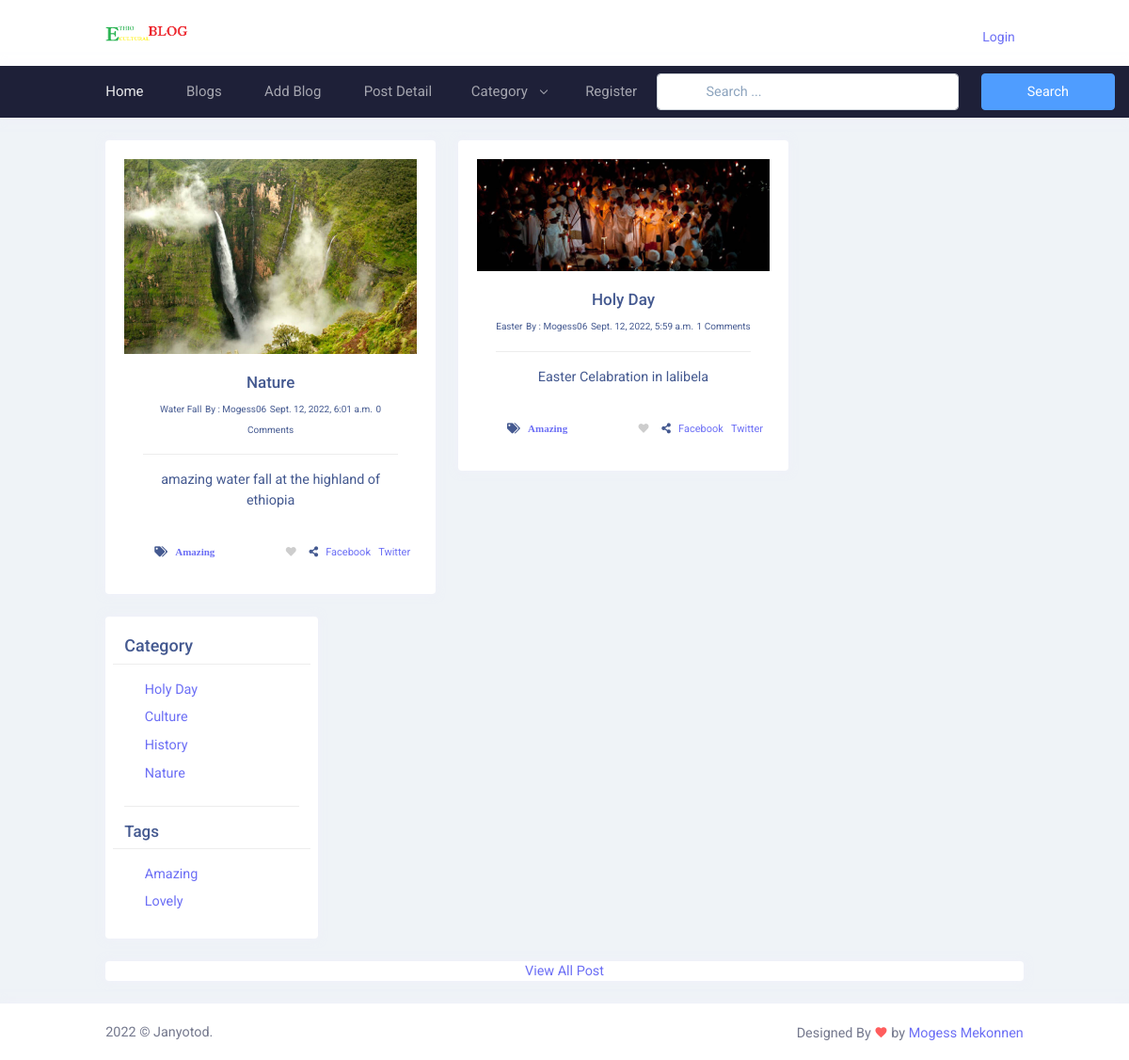
The page / on the database its author committed.
### blog/models.py (models this page shows, shortened)
class Blog(models.Model):
    user = models.ForeignKey(
        User,
        related_name='user_blogs',
        on_delete=models.CASCADE,
    )
    category = models.ForeignKey(
        Category,
        related_name='Category_blogs',
        on_delete=models.CASCADE,
    )
    likes = models.ManyToManyField(
        User,
        related_name='user_likes',
        blank=True,
        )
    tags = models.ManyToManyField(
        Tag,
        related_name='tag_blogs',
        blank=True
    )
    title = models.CharField(
        max_length=250
    )
    slug = models.SlugField(null=True, blank=True)
    banner = models.ImageField(upload_to='blog_banner')
    description = models.TextField()
    created_date = models.DateTimeField(auto_now_add=True)

class Category(models.Model):
    title = models.CharField(max_length=150, unique=True)
    slug = models.SlugField(null=True, blank=True)
    create_date = models.DateField(auto_now_add=True)
    def __str__(self) -> str:
        return self.title

class  Tag(models.Model):
    title = models.CharField(max_length=150)
    slug = models.SlugField(null=True, blank=True)
    create_date = models.DateField(auto_now_add=True)

### user_profile/models.py (models this page shows, shortened)
class User(AbstractUser):
    email = models.EmailField(max_length=150,
                              unique=True,
                              error_messages={"unique": "Email must be unique"
                                              }
                              )
    profile_image = models.ImageField(null=True,
                                      blank=True,
                                      upload_to="profile_images"
                                      )
    REQUIRED_FIELDS = ["email"]
    objects = CustomUserManager()

### blog/views.py (the view)
# urls.py: path('', home, name='home'),
def home(request):
    blogs = Blog.objects.order_by('-created_date')
    tags = Tag.objects.order_by('-create_date')
    context = {
        "blogs": blogs,
        "tags": tags
    }
    return render(request, 'home.html', context)

### blog/context_processors.py (called while the page is built)
def get_all_category(request):
    categories = Category.objects.all()
    context = {
        "Categories": categories
    }
    return context

### templates/home.html (shortened to what this page needs)
{% extends 'base.html'%}
{% load static %}
{% block content %}
<div class="main-content">
  <div class="page-content">
    <div class="container-fluid">
      <div class="row">
        <div class="col-xl-9 col-sm-6">
          <div class="row">
            {% for blog in blogs %}
            <div class="col-xl-6">
              <div class="card">
                <div class="card-body">
                  <div class="text-center">
                    <img
                      src="{{blog.banner.url}}"
                      class="img-fluid"
                      alt="Responsive image"
                    />
                    <div class="card-body">
                      <h4 class="card-title">{{blog.category}}</h4>
                      <a style="font-size: 10px">{{blog.title}}</a>
                      <a style="font-size: 10px">By : {{blog.user.username}}</a>
                      <a style="font-size: 10px">{{blog.created_date}}</a>
                      <a style="font-size: 10px"
                        >{{blog.blog_comments.all.count}} Comments</a
                      >
                      <hr />
                      <p>{{blog.description|truncatewords:50}}</p>
                    </div>
                  </div>
                  <div class="row" style="font-size: 11px">
                    <div class="col-5">
                      <ul class="post-tags float-lg-start">
                        {% if blog.tags.all.count > 0 %}
                        {% for tags in blog.tags.all %}
                        <li class="fa fa-tags">
                          &nbsp; <a href="#">{{tags.title }}</a>
                        </li>
                        {% endfor %} {% else %} None {% endif %}
                      </ul>
                    </div>
                    <div class="col-7">
                      <ul class="post-share">
                        <a class="fa fa-heart empty-heart"></a
                        >&nbsp;&nbsp;&nbsp;&nbsp;
                        <li class="fa fa-share-alt"></li>
                        <a href="">&nbsp;&nbsp;Facebook</a>
                        <a href="">&nbsp;&nbsp;Twitter</a>
                      </ul>
                    </div>
                  </div>
                </div>
              </div>
            </div>
            {% endfor %}
          </div>
        </div>
        {% include 'right_sidebar.html' %}
      </div>
      <div class="col-12" style="text-align: center">
        <div class="card">
          <a href="{% url 'blogs' %}">View All Post</a>
        </div>
      </div>
      {% endblock content %}

### templates/right_sidebar.html
<div class="col-xl-3 col-sm-6" style="width: 250px">
  <div class="card">
    <div class="card-body">
      <div class="row">
        <h4 class="form-label h5">Category</h4>
        <hr />
        {% for category in Categories %}
        <div class="d-flex flex-wrap gap-3">
          <div class="form-check mb-2">
            <a href="{% url 'category_blogs' category.slug %}"
              >{{category.title}}</a
            >
          </div>
        </div>
        {% endfor %}
      </div>
      <hr />
      <div class="row">
        <h4 class="card-title">Tags</h4>
        <hr />
        {% for tag in tags %}
        <div class="d-flex flex-wrap gap-3">
          <div class="form-check mb-2">
            <a href="{% url 'tag_blogs' tag.slug %}">{{tag.title}}</a>
          </div>
        </div>
        {% endfor %}
      </div>
    </div>
  </div>
</div>

### assets/css/main.css (style rules this page uses)
.empty-heart { color:#CDCDCD !important; }
.fa-heart { color:crimson; }

### rows shown on the page
Blog: banner (picture), category "Nature", title "Water Fall", user.username "Mogess06", created_date "Sept. 12, 2022, 6:01 a.m.", blog_comments.all.count "0", description "amazing water fall at the highland of ethiopia"
Tag: title "Amazing"
Blog: banner (picture), category "Holy Day", title "Easter", user.username "Mogess06", created_date "Sept. 12, 2022, 5:59 a.m.", blog_comments.all.count "1", description "Easter Celabration in lalibela"
Category: title "Holy Day"
Category: title "Culture"
Category: title "History"
Category: title "Nature"
Tag: title "Lovely"
